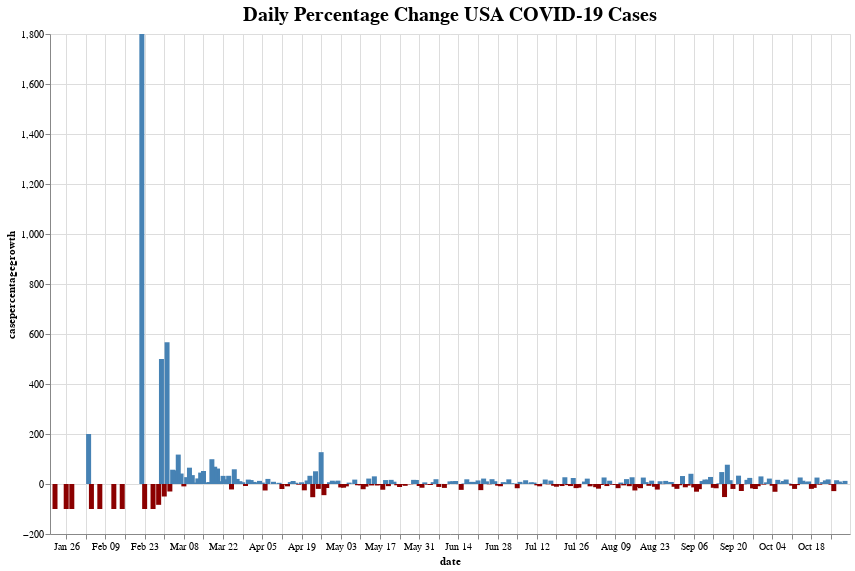

The notebook cell saved with this chart:
### Markdown cell above
## Visualization 3: USA Daily Percentage Change

### Code cell
chart_cases = alt.Chart(USA_data).mark_bar().encode(
    x = "date:T",
    y = "casepercentagegrowth:Q",
    color = alt.condition(
    alt.datum.casepercentagegrowth > 0,
    alt.value("steelblue"),
    alt.value("darkred")) 
).interactive(
).properties(
    width = 800,
    height = 500,
    title = "Daily Percentage Change USA COVID-19 Cases"
)

chart_cases.configure_title(
    fontSize=20,
    font='Courier',
    color='black'
).display(renderer = 'svg')

### Figure 1 — Vega-Lite specification as saved in the notebook (floating-point values rounded to 4 significant figures; data arrays with more than 128 entries replaced by an {"elided": "..."} marker saying what was removed)
{"config": {"view": {"continuousWidth": 400, "continuousHeight": 300}, "title": {"color": "black", "font": "Courier", "fontSize": 20}}, "data": {"name": "data-30887de2eb3c89ad26b37c73c5484574"}, "mark": "bar", "encoding": {"color": {"condition": {"value": "steelblue", "test": "(datum.casepercentagegrowth > 0)"}, "value": "darkred"}, "x": {"type": "temporal", "field": "date"}, "y": {"type": "quantitative", "field": "casepercentagegrowth"}}, "height": 500, "selection": {"selector024": {"type": "interval", "bind": "scales", "encodings": ["x", "y"]}}, "title": "Daily Percentage Change USA COVID-19 Cases", "width": 800, "$schema": "https://vega.github.io/schema/vega-lite/v4.0.2.json", "datasets": {"data-30887de2eb3c89ad26b37c73c5484574": {"elided": "305 records"}}}
